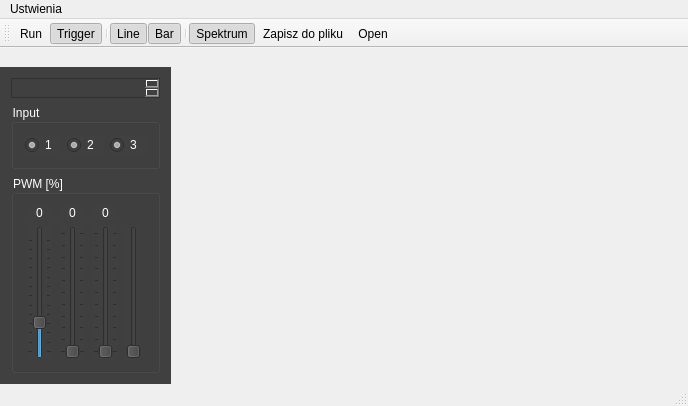
<?xml version="1.0" encoding="UTF-8"?>
<ui version="4.0">
 <class>MainWindow</class>
 <widget class="QMainWindow" name="MainWindow">
  <property name="geometry">
   <rect>
    <x>0</x>
    <y>0</y>
    <width>688</width>
    <height>406</height>
   </rect>
  </property>
  <property name="minimumSize">
   <size>
    <width>400</width>
    <height>300</height>
   </size>
  </property>
  <property name="acceptDrops">
   <bool>true</bool>
  </property>
  <property name="windowTitle">
   <string>PWM Controller</string>
  </property>
  <property name="iconSize">
   <size>
    <width>24</width>
    <height>24</height>
   </size>
  </property>
  <widget class="QWidget" name="centralWidget"/>
  <widget class="QMenuBar" name="menuBar">
   <property name="enabled">
    <bool>true</bool>
   </property>
   <property name="geometry">
    <rect>
     <x>0</x>
     <y>0</y>
     <width>688</width>
     <height>20</height>
    </rect>
   </property>
   <property name="toolTip">
    <string notr="true">sdf</string>
   </property>
   <property name="toolTipDuration">
    <number>44</number>
   </property>
   <property name="statusTip">
    <string notr="true"/>
   </property>
   <widget class="QMenu" name="menuUstwienia">
    <property name="mouseTracking">
     <bool>false</bool>
    </property>
    <property name="acceptDrops">
     <bool>false</bool>
    </property>
    <property name="toolTip">
     <string notr="true"/>
    </property>
    <property name="statusTip">
     <string notr="true"/>
    </property>
    <property name="title">
     <string>Ustwienia</string>
    </property>
    <addaction name="actionOtw_rz"/>
    <addaction name="actionZapisz_domy_lne"/>
    <addaction name="actionKatalog"/>
   </widget>
   <addaction name="menuUstwienia"/>
  </widget>
  <widget class="QToolBar" name="mainToolBar">
   <property name="acceptDrops">
    <bool>true</bool>
   </property>
   <attribute name="toolBarArea">
    <enum>TopToolBarArea</enum>
   </attribute>
   <attribute name="toolBarBreak">
    <bool>false</bool>
   </attribute>
   <addaction name="actionRun"/>
   <addaction name="actionTrigger"/>
   <addaction name="separator"/>
   <addaction name="actionLine"/>
   <addaction name="actionBar"/>
   <addaction name="separator"/>
   <addaction name="actionSpektrum"/>
   <addaction name="actionSave"/>
   <addaction name="actionOpen"/>
  </widget>
  <widget class="QStatusBar" name="statusBar">
   <property name="autoFillBackground">
    <bool>true</bool>
   </property>
  </widget>
  <widget class="QDockWidget" name="dockWidget">
   <property name="sizePolicy">
    <sizepolicy hsizetype="Maximum" vsizetype="Preferred">
     <horstretch>0</horstretch>
     <verstretch>0</verstretch>
    </sizepolicy>
   </property>
   <property name="minimumSize">
    <size>
     <width>171</width>
     <height>300</height>
    </size>
   </property>
   <property name="maximumSize">
    <size>
     <width>171</width>
     <height>524287</height>
    </size>
   </property>
   <property name="styleSheet">
    <string notr="true">background-color: rgb(64, 64, 64);
color: rgb(255, 255, 255);</string>
   </property>
   <property name="floating">
    <bool>false</bool>
   </property>
   <property name="features">
    <set>QDockWidget::NoDockWidgetFeatures</set>
   </property>
   <property name="allowedAreas">
    <set>Qt::AllDockWidgetAreas</set>
   </property>
   <attribute name="dockWidgetArea">
    <number>1</number>
   </attribute>
   <widget class="QWidget" name="dockWidgetContents">
    <layout class="QGridLayout" name="gridLayout_3">
     <item row="2" column="0">
      <widget class="QGroupBox" name="groupBox">
       <property name="title">
        <string>Input</string>
       </property>
       <property name="flat">
        <bool>false</bool>
       </property>
       <property name="checkable">
        <bool>false</bool>
       </property>
       <layout class="QGridLayout" name="gridLayout_2">
        <item row="0" column="0">
         <widget class="QRadioButton" name="selectInput1">
          <property name="text">
           <string>1</string>
          </property>
          <property name="checked">
           <bool>true</bool>
          </property>
          <property name="autoExclusive">
           <bool>false</bool>
          </property>
         </widget>
        </item>
        <item row="0" column="1">
         <widget class="QRadioButton" name="selectInput2">
          <property name="text">
           <string>2</string>
          </property>
          <property name="checked">
           <bool>true</bool>
          </property>
          <property name="autoExclusive">
           <bool>false</bool>
          </property>
         </widget>
        </item>
        <item row="0" column="2">
         <widget class="QRadioButton" name="selectInput3">
          <property name="text">
           <string>3</string>
          </property>
          <property name="checked">
           <bool>true</bool>
          </property>
          <property name="autoExclusive">
           <bool>false</bool>
          </property>
         </widget>
        </item>
       </layout>
      </widget>
     </item>
     <item row="3" column="0">
      <widget class="QGroupBox" name="groupBox_2">
       <property name="title">
        <string>PWM [%]</string>
       </property>
       <property name="flat">
        <bool>false</bool>
       </property>
       <property name="checkable">
        <bool>false</bool>
       </property>
       <layout class="QGridLayout" name="gridLayout">
        <item row="0" column="0">
         <widget class="QLabel" name="pwmLabel1">
          <property name="text">
           <string>0</string>
          </property>
          <property name="alignment">
           <set>Qt::AlignCenter</set>
          </property>
         </widget>
        </item>
        <item row="0" column="1">
         <widget class="QLabel" name="pwmLabel2">
          <property name="text">
           <string>0</string>
          </property>
          <property name="alignment">
           <set>Qt::AlignCenter</set>
          </property>
          <property name="buddy">
           <cstring>pwmLabel2</cstring>
          </property>
         </widget>
        </item>
        <item row="1" column="0">
         <widget class="QSlider" name="pwmValue1">
          <property name="cursor">
           <cursorShape>PointingHandCursor</cursorShape>
          </property>
          <property name="mouseTracking">
           <bool>false</bool>
          </property>
          <property name="focusPolicy">
           <enum>Qt::WheelFocus</enum>
          </property>
          <property name="minimum">
           <number>1</number>
          </property>
          <property name="maximum">
           <number>128</number>
          </property>
          <property name="pageStep">
           <number>10</number>
          </property>
          <property name="sliderPosition">
           <number>32</number>
          </property>
          <property name="orientation">
           <enum>Qt::Vertical</enum>
          </property>
          <property name="invertedAppearance">
           <bool>false</bool>
          </property>
          <property name="invertedControls">
           <bool>false</bool>
          </property>
          <property name="tickPosition">
           <enum>QSlider::TicksBothSides</enum>
          </property>
         </widget>
        </item>
        <item row="0" column="2">
         <widget class="QLabel" name="pwmLabel3">
          <property name="text">
           <string>0</string>
          </property>
          <property name="alignment">
           <set>Qt::AlignCenter</set>
          </property>
         </widget>
        </item>
        <item row="1" column="2">
         <widget class="QSlider" name="pwmValue3">
          <property name="maximum">
           <number>100</number>
          </property>
          <property name="orientation">
           <enum>Qt::Vertical</enum>
          </property>
          <property name="tickPosition">
           <enum>QSlider::TicksBothSides</enum>
          </property>
         </widget>
        </item>
        <item row="1" column="1">
         <widget class="QSlider" name="pwmValue2">
          <property name="maximum">
           <number>100</number>
          </property>
          <property name="orientation">
           <enum>Qt::Vertical</enum>
          </property>
          <property name="tickPosition">
           <enum>QSlider::TicksBothSides</enum>
          </property>
         </widget>
        </item>
        <item row="1" column="3">
         <widget class="QSlider" name="verticalSlider">
          <property name="orientation">
           <enum>Qt::Vertical</enum>
          </property>
         </widget>
        </item>
       </layout>
      </widget>
     </item>
     <item row="1" column="0">
      <widget class="QTextEdit" name="textEdit">
       <property name="enabled">
        <bool>true</bool>
       </property>
       <property name="maximumSize">
        <size>
         <width>16777215</width>
         <height>20</height>
        </size>
       </property>
       <property name="baseSize">
        <size>
         <width>0</width>
         <height>10</height>
        </size>
       </property>
       <property name="autoFillBackground">
        <bool>true</bool>
       </property>
       <property name="inputMethodHints">
        <set>Qt::ImhNone</set>
       </property>
       <property name="tabChangesFocus">
        <bool>false</bool>
       </property>
       <property name="lineWrapMode">
        <enum>QTextEdit::WidgetWidth</enum>
       </property>
      </widget>
     </item>
    </layout>
   </widget>
  </widget>
  <action name="actionRun">
   <property name="checkable">
    <bool>true</bool>
   </property>
   <property name="icon">
    <iconset resource="resources.qrc">
     <normaloff>:/icons/run.png</normaloff>:/icons/run.png</iconset>
   </property>
   <property name="text">
    <string>Run</string>
   </property>
   <property name="shortcut">
    <string>Space</string>
   </property>
  </action>
  <action name="actionTrigger">
   <property name="checkable">
    <bool>true</bool>
   </property>
   <property name="checked">
    <bool>true</bool>
   </property>
   <property name="icon">
    <iconset resource="resources.qrc">
     <normaloff>:/icons/trigger.png</normaloff>:/icons/trigger.png</iconset>
   </property>
   <property name="text">
    <string>Trigger</string>
   </property>
  </action>
  <action name="actionLine">
   <property name="checkable">
    <bool>true</bool>
   </property>
   <property name="checked">
    <bool>true</bool>
   </property>
   <property name="icon">
    <iconset resource="resources.qrc">
     <normaloff>:/icons/lines.png</normaloff>:/icons/lines.png</iconset>
   </property>
   <property name="text">
    <string>Line</string>
   </property>
   <property name="iconVisibleInMenu">
    <bool>true</bool>
   </property>
  </action>
  <action name="actionBar">
   <property name="checkable">
    <bool>true</bool>
   </property>
   <property name="checked">
    <bool>true</bool>
   </property>
   <property name="icon">
    <iconset resource="resources.qrc">
     <normaloff>:/icons/bars.png</normaloff>:/icons/bars.png</iconset>
   </property>
   <property name="text">
    <string>Bar</string>
   </property>
  </action>
  <action name="actionSpektrum">
   <property name="checkable">
    <bool>true</bool>
   </property>
   <property name="checked">
    <bool>true</bool>
   </property>
   <property name="icon">
    <iconset resource="resources.qrc">
     <normaloff>:/icons/heartbeat.png</normaloff>:/icons/heartbeat.png</iconset>
   </property>
   <property name="text">
    <string>Spektrum</string>
   </property>
   <property name="toolTip">
    <string>Pokaż spektrum</string>
   </property>
   <property name="shortcut">
    <string>Ctrl+H</string>
   </property>
   <property name="iconVisibleInMenu">
    <bool>true</bool>
   </property>
  </action>
  <action name="actionSave">
   <property name="checkable">
    <bool>true</bool>
   </property>
   <property name="checked">
    <bool>false</bool>
   </property>
   <property name="icon">
    <iconset resource="resources.qrc">
     <normaloff>:/icons/save.png</normaloff>:/icons/save.png</iconset>
   </property>
   <property name="text">
    <string>Zapisz do pliku</string>
   </property>
   <property name="toolTip">
    <string>Zapis</string>
   </property>
   <property name="shortcut">
    <string>Ctrl+S</string>
   </property>
  </action>
  <action name="actionOpen">
   <property name="text">
    <string>Open</string>
   </property>
   <property name="toolTip">
    <string>Otwórz</string>
   </property>
   <property name="shortcut">
    <string>Ctrl+O</string>
   </property>
  </action>
  <action name="actionOtw_rz">
   <property name="text">
    <string>Otwórz</string>
   </property>
   <property name="iconText">
    <string>Otwórz</string>
   </property>
   <property name="toolTip">
    <string notr="true">Otwórz</string>
   </property>
   <property name="statusTip">
    <string notr="true"/>
   </property>
   <property name="whatsThis">
    <string notr="true"/>
   </property>
   <property name="autoRepeat">
    <bool>false</bool>
   </property>
  </action>
  <action name="actionZapisz_domy_lne">
   <property name="text">
    <string>Zapisz domyślne</string>
   </property>
  </action>
  <action name="actionKatalog">
   <property name="enabled">
    <bool>false</bool>
   </property>
   <property name="text">
    <string>Katalog</string>
   </property>
  </action>
 </widget>
 <layoutdefault spacing="6" margin="11"/>
 <resources>
  <include location="resources.qrc"/>
 </resources>
 <connections>
  <connection>
   <sender>pwmValue1</sender>
   <signal>valueChanged(int)</signal>
   <receiver>pwmLabel1</receiver>
   <slot>setNum(int)</slot>
   <hints>
    <hint type="sourcelabel">
     <x>55</x>
     <y>300</y>
    </hint>
    <hint type="destinationlabel">
     <x>55</x>
     <y>220</y>
    </hint>
   </hints>
  </connection>
  <connection>
   <sender>pwmValue2</sender>
   <signal>valueChanged(int)</signal>
   <receiver>pwmLabel2</receiver>
   <slot>setNum(int)</slot>
   <hints>
    <hint type="sourcelabel">
     <x>96</x>
     <y>319</y>
    </hint>
    <hint type="destinationlabel">
     <x>96</x>
     <y>220</y>
    </hint>
   </hints>
  </connection>
  <connection>
   <sender>pwmValue3</sender>
   <signal>valueChanged(int)</signal>
   <receiver>pwmLabel3</receiver>
   <slot>setNum(int)</slot>
   <hints>
    <hint type="sourcelabel">
     <x>137</x>
     <y>306</y>
    </hint>
    <hint type="destinationlabel">
     <x>137</x>
     <y>220</y>
    </hint>
   </hints>
  </connection>
 </connections>
</ui>
